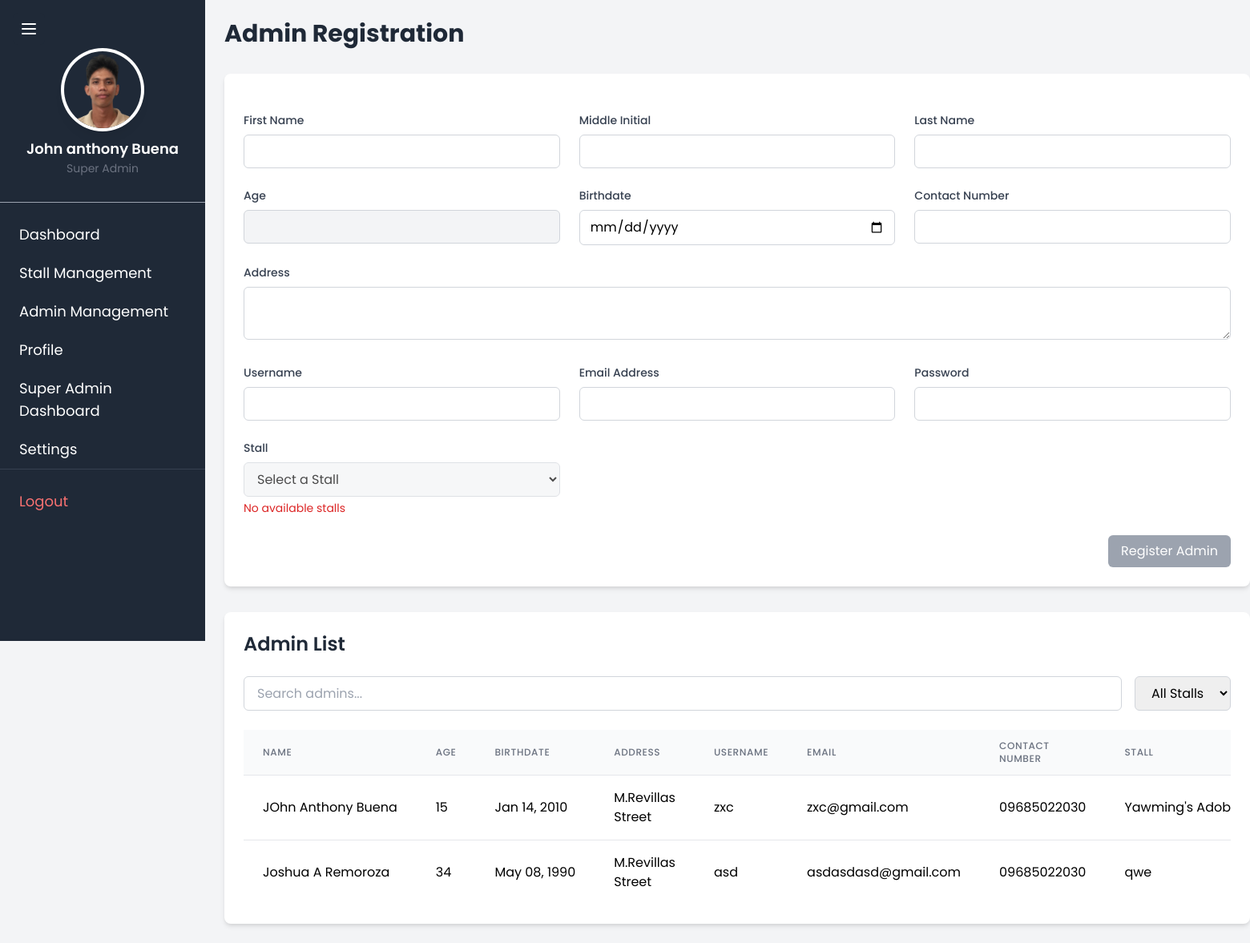
/register_admin (signed in), run on an earlier commit of the app's database.
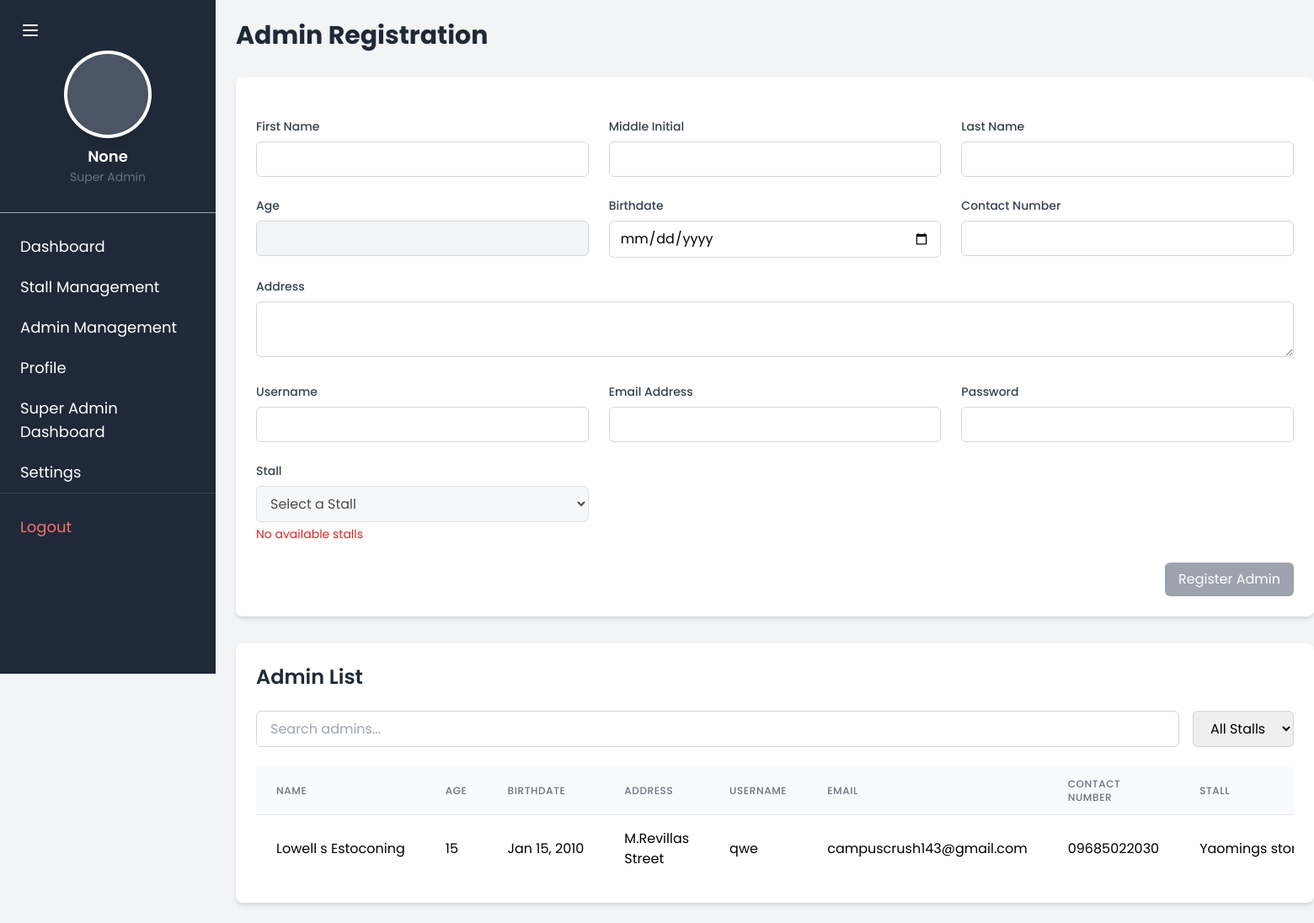
And on a later commit of the database.
### TriadApp/models.py (models this page shows, shortened)
class CustomUser(AbstractUser):
    middle_name = models.CharField(max_length=50, blank=True, null=True)
    gender = models.CharField(max_length=10, blank=True, null=True)
    birthdate = models.DateField(null=True, blank=True)
    phone = models.CharField(max_length=15, blank=True, null=True)
    address = models.TextField(blank=True, null=True)
    profile_image = models.ImageField(upload_to='profile_images/', blank=True, null=True)
    groups = models.ManyToManyField(
        'auth.Group',
        related_name='custom_user_set',
        blank=True,
        help_text='The groups this user belongs to. A user will get all permissions granted to each of their groups.',
        verbose_name='groups',
    )
    user_permissions = models.ManyToManyField(
        'auth.Permission',
        related_name='custom_user_set',
        blank=True,
        help_text='Specific permissions for this user.',
        verbose_name='user permissions',
    )
    class Meta:
        db_table = 'custom_user'

class AdminProfile(models.Model):
    firstname = models.CharField(max_length=50)
    middle_initial = models.CharField(max_length=1, blank=True, null=True)
    lastname = models.CharField(max_length=50)
    age = models.IntegerField()
    birthdate = models.DateField()
    address = models.TextField()
    username = models.CharField(max_length=50, unique=True)
    email = models.EmailField(max_length=254, unique=True, default='', blank=True)
    password = models.CharField(max_length=100)
    contact_number = models.CharField(max_length=15)
    stall = models.ForeignKey('Stall', on_delete=models.CASCADE, related_name="admins", to_field='store_id')

class Stall(models.Model):
    store_id = models.UUIDField(default=uuid.uuid4, editable=False, unique=True)
    name = models.CharField(max_length=255)
    logo = models.ImageField(upload_to='stall_logos/')
    contact_number = models.CharField(max_length=15)
    is_active = models.BooleanField(default=True)  # Add is_active field with default value True

### TriadApp/super_admin.py (the view, shortened to what this page needs)
# urls.py: path('register_admin', super_admin.register_admin, name='register_admin'),
@superuser_required
def register_admin(request):
    stalls = Stall.objects.exclude(
        store_id__in=AdminProfile.objects.values_list('stall__store_id', flat=True)
    )
    admins = AdminProfile.objects.all()
    return render(request, 'TriadApp/superadmin/register_admin.html', {
        'stalls': stalls,
        'admins': admins,
        'super_admin': request.user
    })

### TriadApp/templates/TriadApp/superadmin/register_admin.html (shortened to what the changed rows need)
{% extends 'TriadApp/superadmin/super_admin.html' %}
{% block content %}
<div class="max-w-7xl mx-auto">
    <h1 class="text-3xl font-bold text-gray-800 mb-8">Admin Registration</h1>
    <div class="bg-white rounded-lg shadow-md p-6">
        <h2 class="text-2xl font-semibold text-gray-800 mb-6">Admin List</h2>
        <div class="overflow-x-auto">
            <table id="adminTable" class="min-w-full divide-y divide-gray-200">
                <thead class="bg-gray-50">
                    <tr>
                        <th class="px-6 py-3 text-left text-xs font-medium text-gray-500 uppercase tracking-wider">Name</th>
                        <th class="px-6 py-3 text-left text-xs font-medium text-gray-500 uppercase tracking-wider">Age</th>
                        <th class="px-6 py-3 text-left text-xs font-medium text-gray-500 uppercase tracking-wider">Birthdate</th>
                        <th class="px-6 py-3 text-left text-xs font-medium text-gray-500 uppercase tracking-wider">Address</th>
                        <th class="px-6 py-3 text-left text-xs font-medium text-gray-500 uppercase tracking-wider">Username</th>
                        <th class="px-6 py-3 text-left text-xs font-medium text-gray-500 uppercase tracking-wider">Email</th>
                        <th class="px-6 py-3 text-left text-xs font-medium text-gray-500 uppercase tracking-wider">Contact Number</th>
                        <th class="px-6 py-3 text-left text-xs font-medium text-gray-500 uppercase tracking-wider">Stall</th>
                    </tr>
                </thead>
                <tbody class="bg-white divide-y divide-gray-200">
                    {% for admin in admins %}
                    <tr class="hover:bg-gray-50">
                        <td class="px-6 py-4 whitespace-nowrap">{{ admin.firstname }} {{ admin.middle_initial }} {{ admin.lastname }}</td>
                        <td class="px-6 py-4 whitespace-nowrap">{{ admin.age }}</td>
                        <td class="px-6 py-4 whitespace-nowrap">{{ admin.birthdate|date:"M d, Y" }}</td>
                        <td class="px-6 py-4">{{ admin.address }}</td>
                        <td class="px-6 py-4 whitespace-nowrap">{{ admin.username }}</td>
                        <td class="px-6 py-4 whitespace-nowrap">{{ admin.email }}</td>
                        <td class="px-6 py-4 whitespace-nowrap">{{ admin.contact_number }}</td>
                        <td class="px-6 py-4 whitespace-nowrap">{{ admin.stall.name }}</td>
                    </tr>
                    {% endfor %}
                </tbody>
            </table>
        </div>
    </div>
</div>
{% endblock %}

### TriadApp/templates/TriadApp/superadmin/super_admin.html (shortened to what this page needs)
<!DOCTYPE html>
<html lang="en">
<head>
    <link href="https://cdn.jsdelivr.net/npm/tailwindcss@2.2.16/dist/tailwind.min.css" rel="stylesheet">
</head>
<body class="bg-gray-100">
    <div class="flex">
        <button id="sidebarToggle" class="fixed top-4 left-4 z-50 p-2 bg-gray-800 text-white rounded-md hover:bg-gray-700">
            <svg class="w-6 h-6" fill="none" stroke="currentColor" viewBox="0 0 24 24">
                <path stroke-linecap="round" stroke-linejoin="round" stroke-width="2" d="M4 6h16M4 12h16M4 18h16" />
            </svg>
        </button>
        <div id="sidebar" class="w-64 h-screen bg-gray-800 text-white fixed sidebar">
            <div class="p-4 border-b border-gray-400 mt-10">
                <div class="flex flex-col items-center space-y-3 mb-4 mt-2">
                    {% if super_admin.profile_image %}
                        <div class="w-24 h-24 rounded-full overflow-hidden ring-4 ring-white shadow-lg">
                            <img id="profile"
                                 src="{{ super_admin.profile_image.url }}"
                                 alt="Profile Picture"
                                 class="w-full h-full object-cover">
                        </div>
                    {% else %}
                        <div id="profileFallback"
                             class="w-24 h-24 rounded-full bg-gray-600 flex items-center justify-center ring-4 ring-white shadow-lg">
                        </div>
                    {% endif %}
                    <div class="text-center">
                        <h2 class="text-lg font-semibold text-white-800">
                            {{ super_admin.first_name }} {{ super_admin.middle_name }} {{ super_admin.last_name }}
                        </h2>
                        <p class="text-sm text-gray-500">
                            Super Admin
                        </p>
                    </div>
                </div>
            </div>
            <nav class="mt-4">
                <ul>
                    <li>
                        <a href="{% url 'super_admin' %}" class="block py-2.5 px-6 text-lg hover:bg-gray-700">Dashboard</a>
                    </li>
                    <li>
                        <a href="{% url 'add_stall' %}" class="block py-2.5 px-6 text-lg hover:bg-gray-700">Stall Management</a>
                    </li>
                    <li>
                        <a href="{% url 'register_admin' %}" class="block py-2.5 px-6 text-lg hover:bg-gray-700">Admin Management</a>
                    </li>
                    <li>
                        <a href="{% url 'super_admin_profile' %}" class="block py-2.5 px-6 text-lg hover:bg-gray-700">Profile</a>
                    </li>
                    <li>
                        <a href="{% url 'admin:index' %}" class="block py-2.5 px-6 text-lg hover:bg-gray-700">Super Admin Dashboard</a>
                    </li>
                    <li>
                        <a href="#" class="block py-2.5 px-6 text-lg hover:bg-gray-700">Settings</a>
                    </li>
                    <li class="mt-auto border-t border-gray-700 pt-4">
                        <a href="{% url 'logout' %}"
                           class="block py-2.5 px-6 text-lg text-red-400 hover:bg-gray-700 hover:text-red-300">
                            <div class="flex items-center">
                                <span>Logout</span>
                            </div>
                        </a>
                    </li>
                </ul>
            </nav>
        </div>
        <div id="mainContent" class="flex-1 ml-64 p-6">
            {% block content %}{% endblock %}
        </div>
    </div>
</body>
</html>

What changed in the data, as far as the page shows it:
removed AdminProfile: firstname "JOhn", middle_initial "Anthony", lastname "Buena", age "15", birthdate "Jan 14, 2010", address "M.Revillas Street", username "zxc", email "zxc@gmail.com", contact_number "09685022030", stall.name "Yawming's…"
removed AdminProfile: firstname "Joshua", middle_initial "A", lastname "Remoroza", age "34", birthdate "May 08, 1990", address "M.Revillas Street", username "asd", email "asdasdasd@gmail.com", contact_number "09685022030", stall.name "qwe"
changed CustomUser: middle_name "anthony" → "None"; profile_image: picture removed; first_name "John" → (not shown); last_name "Buena" → (not shown)
added AdminProfile: firstname "Lowell", middle_initial "s", lastname "Estoconing", age "15", birthdate "Jan 15, 2010", address "M.Revillas Street", username "qwe", email "campuscrush143@gmail.com", contact_number "09685022030", stall.name "Yaomings…"
